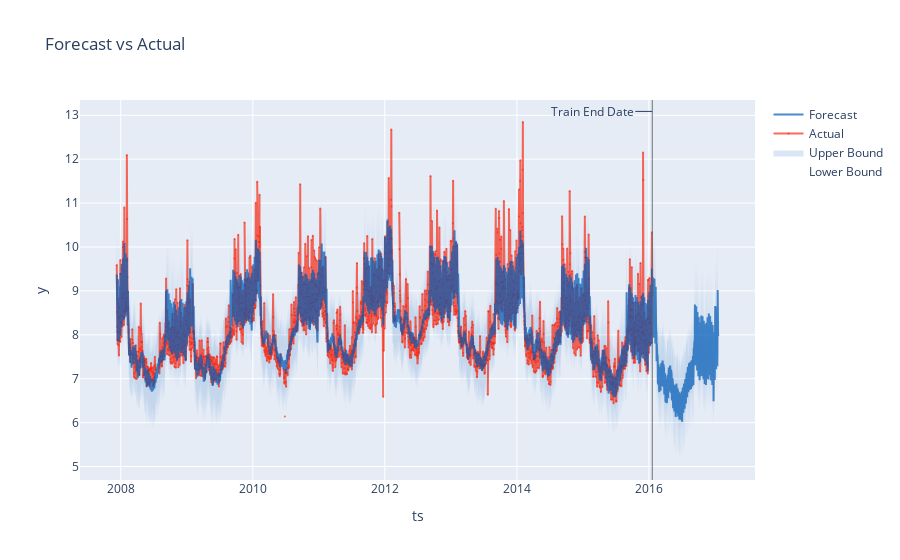

The code cell stored with this chart in its notebook:
### Markdown cell above
Now we see that after analyzing the problem and adding appropriate features,
the cross-validation test MAPE is 5.4%, which is improved compared with the baseline (7.3%).
The 3 cv folds also have their MAPE reduced to 3.9%, 8.7% and 3.8%, respectively.
The first and third fold improved significantly. With some investigation, we can see that
the second fold did not improve because there is a trend changepoint right at the the start
of its test period.

It would be hard to know this situation until we see it. In the cross-validation step, one
way to avoid this is to set a different evaluation period. However, leaving this period
also makes sense because it could happen again in the future.
In the forecast period, we could monitor the forecast and actual, and re-train the model
to adapt to the most recent pattern if we see a deviation. In the changepoints dictionary,
tune ``regularization_strength`` or ``no_changepoint_distance_from_end`` accordingly, or
add manually specified changepoints to the automatically detected ones. For details, see
:doc:`/pages/model_components/0500_changepoints`.

We could also plot the forecast.

### Code cell
forecast = result.forecast
fig = forecast.plot()
plotly.io.show(fig)

### Figure 1 — Plotly figure (JSON) as saved in the notebook; plotly's stock layout.template omitted (floating-point values rounded to 4 significant figures; data arrays with more than 128 entries replaced by an {"elided": "..."} marker saying what was removed)
{"data": [{"legendgroup": "interval", "line": {"color": "rgba(0, 90, 181, 0.5)", "width": 0}, "mode": "lines", "name": "Lower Bound", "type": "scatter", "x": {"elided": "3329 str values"}, "y": {"elided": "3329 float values"}}, {"fill": "tonexty", "fillcolor": "rgba(0, 90, 181, 0.15)", "legendgroup": "interval", "line": {"color": "rgba(0, 90, 181, 0.5)", "width": 0}, "mode": "lines", "name": "Upper Bound", "type": "scatter", "x": {"elided": "3329 str values"}, "y": {"elided": "3329 float values"}}, {"line": {"color": "rgba(250, 43, 20, 0.7)"}, "marker": {"color": "rgba(250, 43, 20, 0.7)", "size": 2}, "mode": "lines+markers", "name": "Actual", "opacity": 1, "type": "scatter", "x": {"elided": "3329 str values"}, "y": {"elided": "3329 float values"}}, {"line": {"color": "rgba(0, 90, 181, 0.7)", "dash": "solid"}, "name": "Forecast", "type": "scatter", "x": {"elided": "3329 str values"}, "y": {"elided": "3329 float values"}}], "layout": {"annotations": [{"arrowhead": 0, "ax": -60, "ay": 0, "showarrow": true, "text": "Train End Date", "x": "2016-01-20T00:00:00", "xref": "x", "y": 0.97, "yref": "paper"}], "legend": {"traceorder": "reversed"}, "shapes": [{"line": {"color": "rgba(100, 100, 100, 0.9)", "width": 1}, "type": "line", "x0": "2016-01-20T00:00:00", "x1": "2016-01-20T00:00:00", "xref": "x", "y0": 0, "y1": 1, "yref": "paper"}], "showlegend": true, "title": {"text": "Forecast vs Actual"}, "xaxis": {"title": {"text": "ts"}}, "yaxis": {"title": {"text": "y"}}}}
